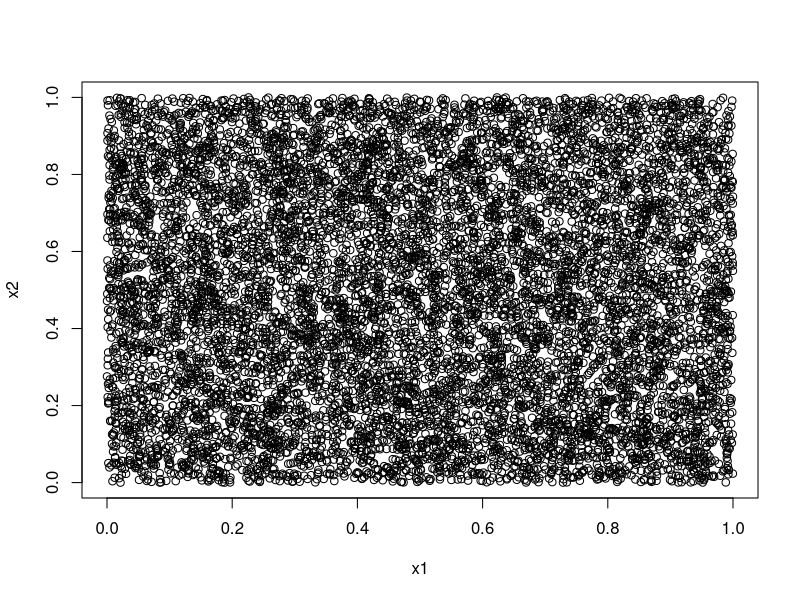
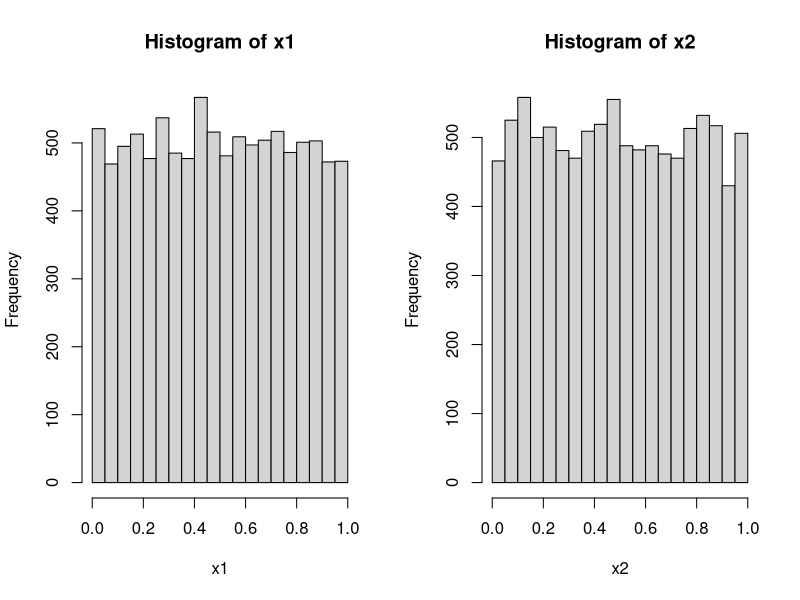
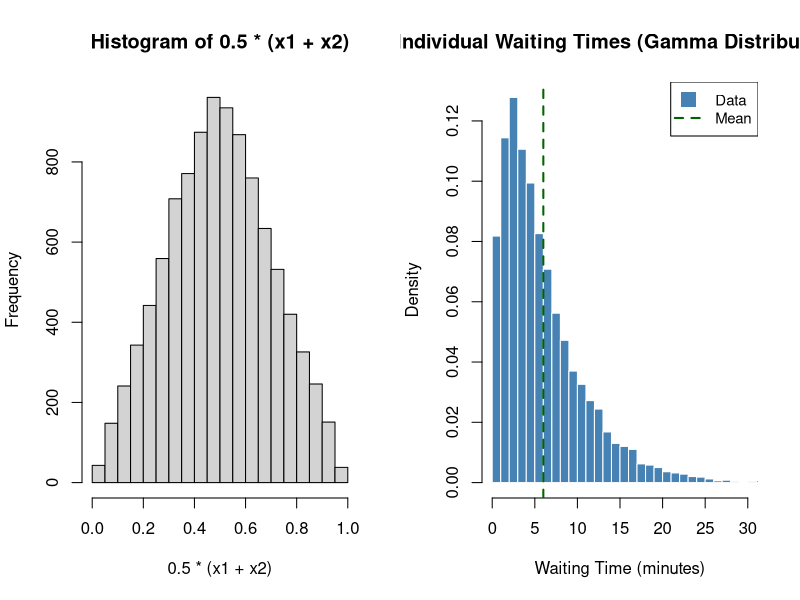
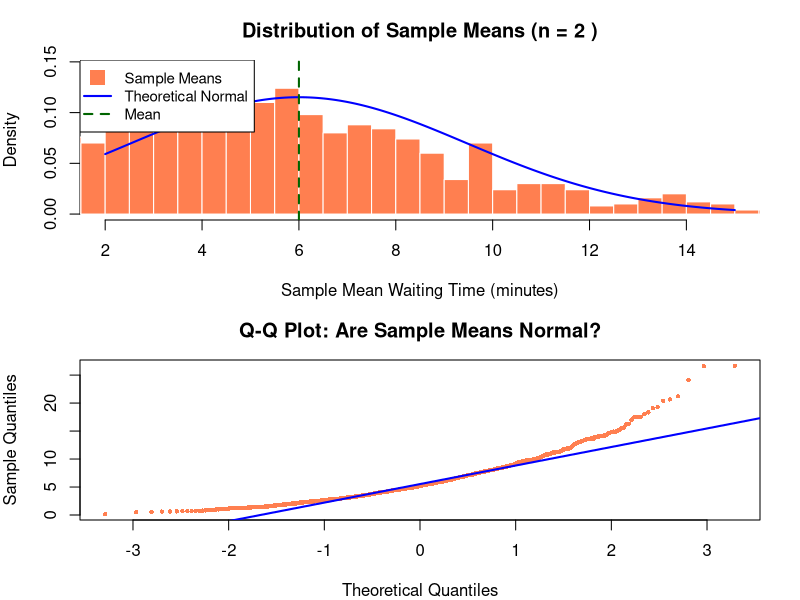
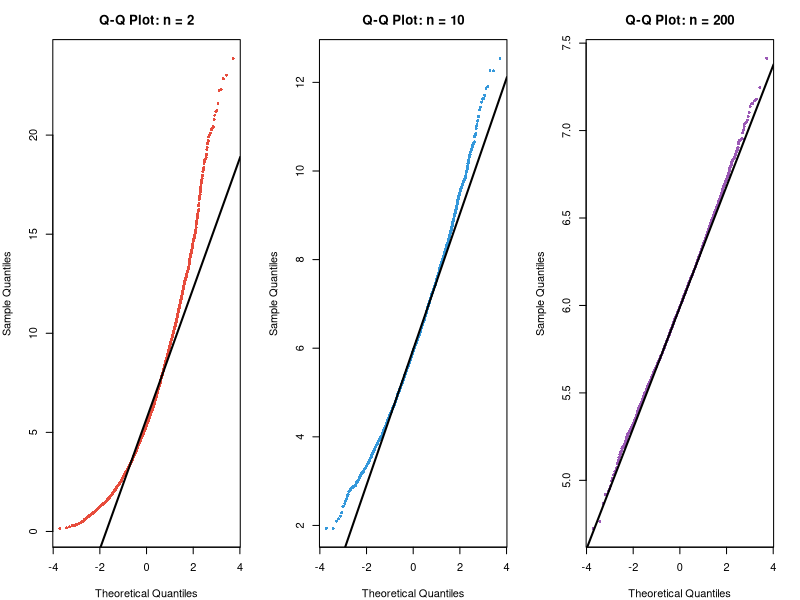
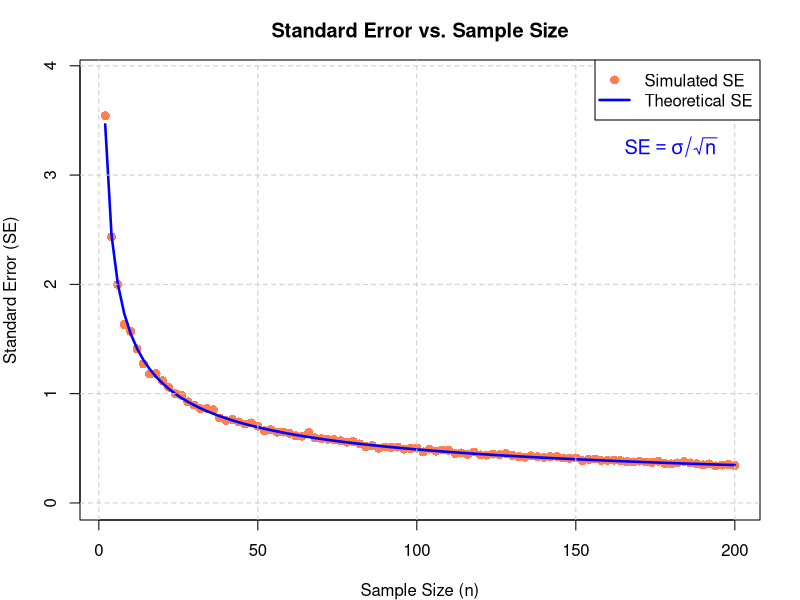
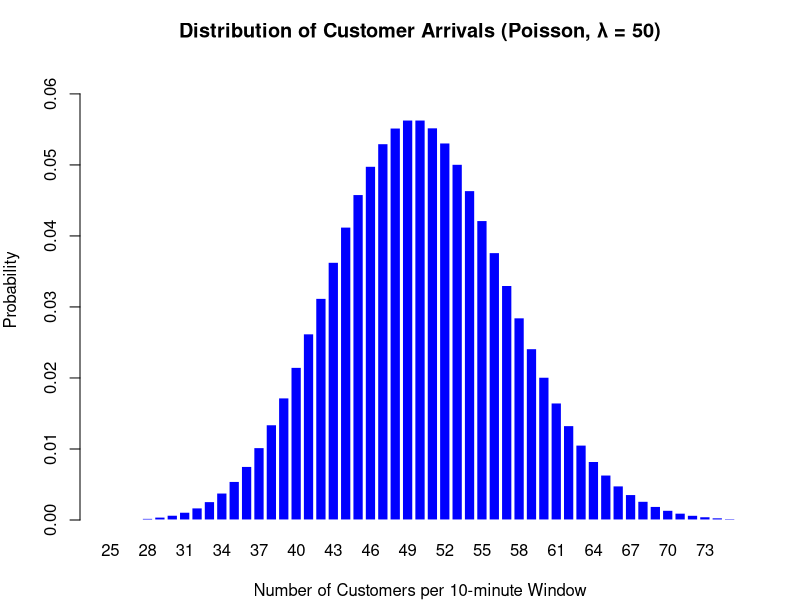
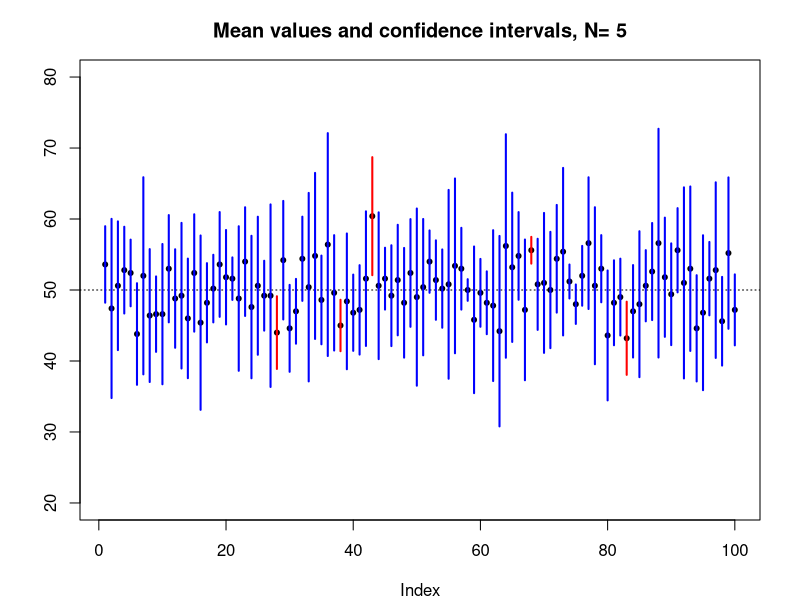

Reproduce these figures in R, in order.
## ---- chunk 1
knitr::opts_chunk$set(echo = TRUE, warning = FALSE, message = FALSE, fig.width = 10, fig.height = 6)
set.seed(123)
## ---- chunk 2
## Sample 10000 values for 2 variables according to a uniform distribution

x1 <- runif(10000)
x2 <- runif(10000)
## ---- chunk 3
plot (x1,x2)
## ---- chunk 4
par(mfrow=c(1,2))
hist(x1)
hist(x2)
    
## ---- chunk 5
hist(0.5*(x1+x2))
## ---- chunk 6
# Parameters of the Gamma distribution - NOT important to know or understand
            ########### THE CODE HERE IS NOT IMPORTANT ###########
shape_param <- 1.5
scale_param <- 4

# Theoretical values
mu <- shape_param * scale_param
sigma <- sqrt(shape_param * scale_param^2)

# Generate sample data to visualize possible waiting time
individual_times <- rgamma(5000, shape = shape_param, scale = scale_param)

# Plot
hist(individual_times, breaks = 50, freq = FALSE, 
     col = "steelblue", border = "white",
     main = "Individual Waiting Times (Gamma Distribution)",
     xlab = "Waiting Time (minutes)", ylab = "Density",
     xlim = c(0, 30))

# Add mean line
abline(v = mu, col = "darkgreen", lty = 2, lwd = 2)
legend("topright", legend = c("Data", "Mean"),
       col = c("steelblue", "darkgreen"), 
       lty = c(NA, 2), lwd = c(NA, 2), 
       pch = c(15, NA), pt.cex = 2, cex = 0.9)
## ---- chunk 7
# ============================================
# This is the number of customers over which the owner computes the average.
# CHANGE THIS VALUE TO EXPERIMENT!
number_clients <- 2  # Try: 2, 5, 10, 30, 50, 200
# ============================================

num_days <- 1000 # Number of days in which the survey is conducted

# Simulate sample means
sample_means <- replicate(num_days, {
  sample_data <- rgamma(number_clients, shape = shape_param, scale = scale_param) # random simulation
  mean(sample_data)
})

# Theoretical parameters for sampling distribution
theoretical_mean <- mu
theoretical_se <- sigma / sqrt(number_clients)
## ---- chunk 8
# Create two-panel plot
par(mfrow = c(2, 1), mar = c(4, 4, 3, 2))

# Panel 1: Histogram with normal overlay
hist(sample_means, breaks = 40, freq = FALSE, 
     col = "coral", border = "white",
     main = paste("Distribution of Sample Means (n =", number_clients, ")"),
     xlab = "Sample Mean Waiting Time (minutes)", ylab = "Density",
     xlim = c(2, 15))

# Add theoretical normal curve
x_vals <- seq(2, 15, length.out = 500)
lines(x_vals, dnorm(x_vals, mean = theoretical_mean, sd = theoretical_se), 
      col = "blue", lwd = 2)

# Add mean line
abline(v = theoretical_mean, col = "darkgreen", lty = 2, lwd = 2)

legend("topleft", legend = c("Sample Means", "Theoretical Normal", "Mean"),
       col = c("coral", "blue", "darkgreen"), 
       lty = c(NA, 1, 2), lwd = c(NA, 2, 2), 
       pch = c(15, NA, NA), pt.cex = 2, cex = 0.9)

# Panel 2: Q-Q plot
qqnorm(sample_means, main = "Q-Q Plot: Are Sample Means Normal?",
       col = "coral", pch = 16, cex = 0.6)
qqline(sample_means, col = "blue", lwd = 2)

par(mfrow = c(1, 1))
## ---- chunk 9
# Generate sample means for n = 2, 10, 200
qqplot_sizes <- c(2, 10, 200)

qqplot_means_list <- list()

for (i in seq_along(qqplot_sizes)) {
  n <- qqplot_sizes[i]
  qqplot_means_list[[i]] <- replicate(5000, 
                                      mean(rgamma(n, shape = shape_param, scale = scale_param)))
}

# Create three-panel Q-Q plot
par(mfrow = c(1, 3), mar = c(4, 4, 3, 2))

colors_qq <- c("#e74c3c", "#3498db", "#9b59b6")

for (i in seq_along(qqplot_sizes)) {
  qqnorm(qqplot_means_list[[i]], 
         main = paste("Q-Q Plot: n =", qqplot_sizes[i]),
         col = colors_qq[i], pch = 16, cex = 0.6,
         xlab = "Theoretical Quantiles", ylab = "Sample Quantiles")
  qqline(qqplot_means_list[[i]], col = "black", lwd = 2)
}

par(mfrow = c(1, 1))
## ---- chunk 10
# Range of sample sizes to explore
sample_sizes <- seq(2, 200, by = 2)

# Simulate SE for each sample size
simulated_se <- sapply(sample_sizes, function(n) {
  sample_means_n <- replicate(1000, {
    mean(rgamma(n, shape = shape_param, scale = scale_param))
  })
  sd(sample_means_n)
})

# Theoretical SE
theoretical_se_values <- sigma / sqrt(sample_sizes)

# Plot
plot(sample_sizes, simulated_se, 
     type = "p", pch = 16, col = "coral", cex = 1.2,
     main = "Standard Error vs. Sample Size",
     xlab = "Sample Size (n)",
     ylab = "Standard Error (SE)",
     ylim = c(0, max(simulated_se) * 1.1))

# Add theoretical curve
lines(sample_sizes, theoretical_se_values, col = "blue", lwd = 2.5)

# Add equation
text(180, max(simulated_se) * 0.92, 
     expression(SE == sigma/sqrt(n)),
     col = "blue", cex = 1.2)

# Add grid
grid(col = "gray80", lty = 2)

# Add legend
legend("topright", legend = c("Simulated SE", "Theoretical SE"),
       col = c("coral", "blue"), pch = c(16, NA), lty = c(NA, 1), 
       lwd = c(NA, 2.5), pt.cex = 1.2, cex = 1)
## ---- chunk 11
x1 <- runif(10000)
x2 <- 1-x1
## ---- chunk 12
     ########### THE CODE HERE IS NOT IMPORTANT ###########
# True parameter (unknown to the coffee shop manager in practice)
lambda <- 50

# Display Poisson distribution
x_vals <- 25:75
probs <- dpois(x_vals, lambda = lambda)

barplot(probs, names.arg = x_vals, 
        col = "blue", border = "white",
        main = "Distribution of Customer Arrivals (Poisson, λ = 50)",
        xlab = "Number of Customers per 10-minute Window",
        ylab = "Probability",
        ylim = c(0, max(probs) * 1.15))

## ---- chunk 13
# Simulate 5 observations 100 times
lambda = 50
n = 5
X = lapply(1:100,function(i) {rpois(n,lambda = lambda)})
## ---- chunk 14
# we compute the sample means
Xm = sapply(X,mean)
# and the sample standard deviations
Xsd = sapply(X,sd) 
## ---- chunk 15
df = n-1
tc = qt(c(0.975),df) # this is the critical value for the t-distribution for df = N-1 degrees of freedom and 95% CI

Xl = Xm-tc*Xsd/sqrt(n) # upper bound of the 95% CI
Xh = Xm+tc*Xsd/sqrt(n) # lower bound of the 95% CI
## ---- chunk 16
col = c('red','blue')

## vector of TRUE/FALSE if the real expectation value lambda is inside the interval
i.ok =  as.factor(Xl < lambda & Xh > lambda)

## plot the mean values and the confidence interval
plot(Xm,ylim=c(20,80),pch=20,ylab="",main=paste("Mean values and confidence intervals, N=",n));abline(h=lambda,lty=3);invisible(lapply(1:length(Xl), function(i) {
  points(c(i,i), c(Xl[i], Xh[i]), type="l", col=col[i.ok[i]], lwd=2)
}))
